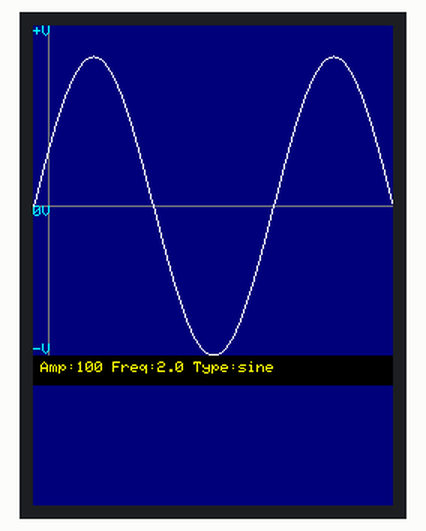
Recording of a sketch running on a simulated STM32 Blue Pill. On the bench: 240×320 colour display.

Above: at 0.3 s.

The sketch:

Dry_Wet_Test.ino
```cpp
#include <Adafruit_GFX.h>
#include <Adafruit_ILI9341.h>
#include <math.h>

// SPI pins for STM32 (Blue Pill)
#define TFT_CS   PB1
#define TFT_DC   PB10
#define TFT_RST  PB11

Adafruit_ILI9341 tft(TFT_CS, TFT_DC, TFT_RST);

#define SCREEN_WIDTH  320
#define SCREEN_HEIGHT 240
#define MID_Y         (SCREEN_HEIGHT / 2)
#define LABEL_HEIGHT  20

// ========= USER SETTINGS =========
float AMPLITUDE = 100;         // Wave height in pixels
float FREQUENCY = 2.0;         // Wave cycles per screen
const char* PULSE_TYPE = "sine"; // Options: "sine", "square", "triangle"
// ================================

void drawAxes() {
  // X-axis
  tft.drawLine(0, MID_Y, SCREEN_WIDTH, MID_Y, ILI9341_DARKGREY);

  // Y-axis
  tft.drawLine(10, 0, 10, SCREEN_HEIGHT - LABEL_HEIGHT, ILI9341_DARKGREY);

  // Voltage Labels
  tft.setTextColor(ILI9341_CYAN);
  tft.setTextSize(1);
  tft.setCursor(0, 0);
  tft.print("+V");
  tft.setCursor(0, MID_Y);
  tft.print("0V");
  tft.setCursor(0, SCREEN_HEIGHT - LABEL_HEIGHT - 8);
  tft.print("-V");

  // Bottom Info Label
  tft.fillRect(0, SCREEN_HEIGHT - LABEL_HEIGHT, SCREEN_WIDTH, LABEL_HEIGHT, ILI9341_BLACK);
  tft.setCursor(5, SCREEN_HEIGHT - LABEL_HEIGHT + 4);
  tft.setTextColor(ILI9341_YELLOW);
  tft.setTextSize(1);
  tft.print("Amp:");
  tft.print(AMPLITUDE, 0);
  tft.print(" Freq:");
  tft.print(FREQUENCY, 1);
  tft.print(" Type:");
  tft.print(PULSE_TYPE);
}

void setup() {
  tft.begin();
  tft.setRotation(0);
  tft.fillScreen(ILI9341_NAVY);
  drawAxes();
}

void loop() {
  // Clear waveform area only (not label)
  tft.fillRect(0, 0, SCREEN_WIDTH, SCREEN_HEIGHT - LABEL_HEIGHT, ILI9341_NAVY);
  drawAxes();

  int lastX = 0;
  int lastY = MID_Y;

  for (int x = 0; x < SCREEN_WIDTH; x++) {
    float t = (float)x / SCREEN_WIDTH;
    float angle = 2 * PI * FREQUENCY * t;
    float value = 0;

    // Select waveform type
    if (strcmp(PULSE_TYPE, "sine") == 0) {
      value = sin(angle);
    } else if (strcmp(PULSE_TYPE, "square") == 0) {
      value = sin(angle) >= 0 ? 1.0 : -1.0;
    } else if (strcmp(PULSE_TYPE, "triangle") == 0) {
      value = 2 * abs(2 * (t * FREQUENCY - floor(t * FREQUENCY + 0.5))) - 1;
    }

    // Convert to screen Y coordinate
    int y = MID_Y - (int)(value * AMPLITUDE);
    y = constrain(y, 0, SCREEN_HEIGHT - LABEL_HEIGHT - 1);

    tft.drawLine(lastX, lastY, x, y, ILI9341_WHITE);
    lastX = x;
    lastY = y;
  }

  delay(300);
}
```
